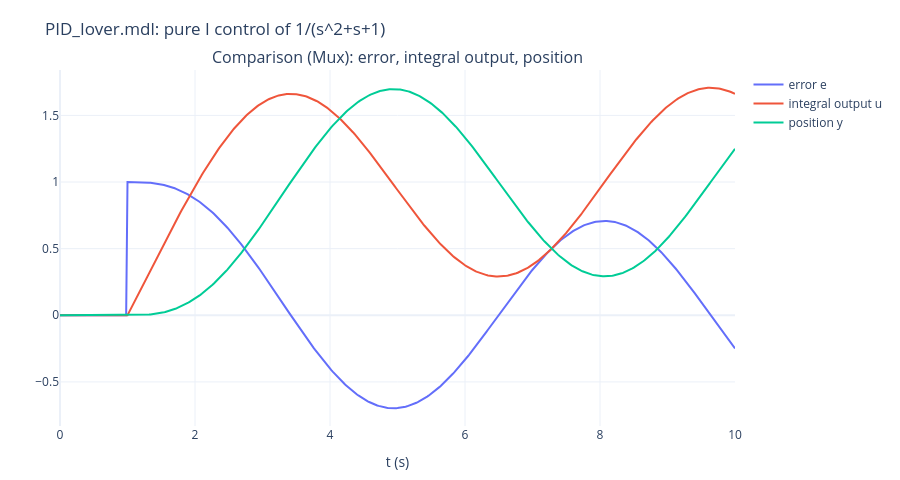

The notebook cell this image was saved under:
### Markdown cell above
`PID_Iover`：只用積分控制器（$K_I=1$）。閉迴路 $\dfrac{Y}{R}=\dfrac{1}{s(s^2+s+1)+1}=\dfrac{1}{(s+1)(s^2+1)}$，
一對極點正好在虛軸上 $\pm j$：響應永遠振盪，$y=1-\tfrac12e^{-\tau}-\tfrac12\cos\tau-\tfrac12\sin\tau$（$\tau=t-1$）。
原因：積分器要等誤差累積夠久才有足夠輸出，等到 $y$ 衝過頭、誤差變號，積分值還要一段時間才降下來，造成過衝與振盪。

### Code cell
def rhs(t, s):
    x, z = s[:2], s[2]
    e = r(t) - P.y(x)
    return np.r_[P.dx(x, z), e]                                       # I Controller：u = ∫e


t, X = simulate(rhs, np.zeros(3), 10, breaks=(1,))
y_i, u_i = P.C @ X[:2], X[2]
e_i = np.where(t >= 1, 1.0, 0.0) - y_i
tau = np.clip(t - 1, 0, None)
y_exact = np.where(t >= 1, 1 - 0.5 * np.exp(-tau) - 0.5 * np.cos(tau) - 0.5 * np.sin(tau), 0)
print("PID_Iover poles:", 0 + np.round(np.roots([1, 1, 1, 1]), 4))
print(f"PID_Iover: max |y - analytic| = {np.abs(y_i - y_exact).max():.1e}")
scope(t, {"Comparison (Mux): error, integral output, position": [("error e", e_i), ("integral output u", u_i), ("position y", y_i)]},
      "PID_Iover.mdl: pure I control of 1/(s^2+s+1)")

### Figure 1 — Plotly figure (JSON) as saved in the notebook; plotly's stock layout.template omitted (floating-point values rounded to 4 significant figures; data arrays with more than 128 entries replaced by an {"elided": "..."} marker saying what was removed)
{"data": [{"mode": "lines", "name": "error e", "type": "scatter", "x": {"elided": "501 float values"}, "xaxis": "x", "y": {"elided": "501 float values"}, "yaxis": "y"}, {"mode": "lines", "name": "integral output u", "type": "scatter", "x": {"elided": "501 float values"}, "xaxis": "x", "y": {"elided": "501 float values"}, "yaxis": "y"}, {"mode": "lines", "name": "position y", "type": "scatter", "x": {"elided": "501 float values"}, "xaxis": "x", "y": {"elided": "501 float values"}, "yaxis": "y"}], "layout": {"annotations": [{"font": {"size": 16}, "showarrow": false, "text": "Comparison (Mux): error, integral output, position", "x": 0.5, "xanchor": "center", "xref": "paper", "y": 1.0, "yanchor": "bottom", "yref": "paper"}], "height": 480, "margin": {"b": 50, "l": 60, "r": 20, "t": 70}, "title": {"text": "PID_Iover.mdl: pure I control of 1/(s^2+s+1)"}, "xaxis": {"anchor": "y", "domain": [0.0, 1.0], "title": {"text": "t (s)"}}, "yaxis": {"anchor": "x", "domain": [0.0, 1.0]}}}
